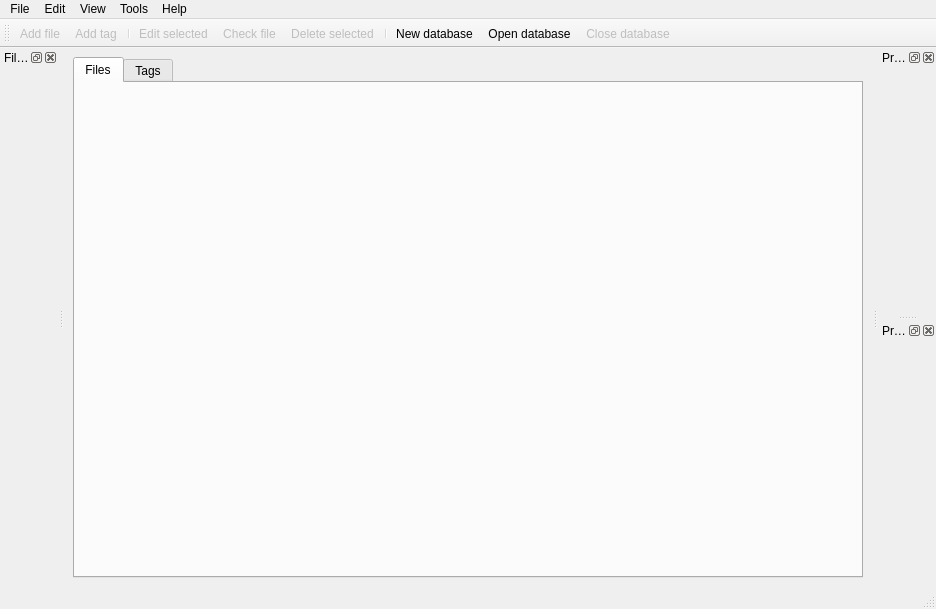
<?xml version="1.0" encoding="UTF-8"?>
<ui version="4.0">
 <class>MainWindow</class>
 <widget class="QMainWindow" name="MainWindow">
  <property name="geometry">
   <rect>
    <x>0</x>
    <y>0</y>
    <width>936</width>
    <height>609</height>
   </rect>
  </property>
  <property name="windowTitle">
   <string>qTaggle</string>
  </property>
  <widget class="QWidget" name="centralwidget">
   <layout class="QVBoxLayout" name="verticalLayout">
    <item>
     <widget class="QTabWidget" name="tabWidget">
      <property name="currentIndex">
       <number>0</number>
      </property>
      <widget class="FileList" name="fileList">
       <attribute name="title">
        <string>Files</string>
       </attribute>
      </widget>
      <widget class="TagList" name="tagList">
       <attribute name="title">
        <string>Tags</string>
       </attribute>
      </widget>
     </widget>
    </item>
   </layout>
  </widget>
  <widget class="QMenuBar" name="menubar">
   <property name="geometry">
    <rect>
     <x>0</x>
     <y>0</y>
     <width>936</width>
     <height>21</height>
    </rect>
   </property>
   <widget class="QMenu" name="menuFile">
    <property name="title">
     <string>File</string>
    </property>
    <widget class="QMenu" name="menuOpenRecent">
     <property name="title">
      <string>Open recent</string>
     </property>
    </widget>
    <addaction name="actionAddFile"/>
    <addaction name="actionCreateTag"/>
    <addaction name="separator"/>
    <addaction name="actionNewDatabase"/>
    <addaction name="actionOpenDatabase"/>
    <addaction name="menuOpenRecent"/>
    <addaction name="actionCloseDatabase"/>
    <addaction name="separator"/>
    <addaction name="actionExit"/>
   </widget>
   <widget class="QMenu" name="menuEdit">
    <property name="title">
     <string>Edit</string>
    </property>
    <addaction name="actionEditSelected"/>
    <addaction name="actionCheckSelected"/>
    <addaction name="actionDeleteSelected"/>
   </widget>
   <widget class="QMenu" name="menuView">
    <property name="title">
     <string>View</string>
    </property>
   </widget>
   <widget class="QMenu" name="menuTools">
    <property name="title">
     <string>Tools</string>
    </property>
    <addaction name="actionOptions"/>
   </widget>
   <widget class="QMenu" name="menuHelp">
    <property name="title">
     <string>Help</string>
    </property>
    <addaction name="actionAboutQt"/>
   </widget>
   <addaction name="menuFile"/>
   <addaction name="menuEdit"/>
   <addaction name="menuView"/>
   <addaction name="menuTools"/>
   <addaction name="menuHelp"/>
  </widget>
  <widget class="QStatusBar" name="statusbar"/>
  <widget class="QToolBar" name="toolBar">
   <property name="windowTitle">
    <string>toolBar</string>
   </property>
   <attribute name="toolBarArea">
    <enum>TopToolBarArea</enum>
   </attribute>
   <attribute name="toolBarBreak">
    <bool>false</bool>
   </attribute>
   <addaction name="actionAddFile"/>
   <addaction name="actionCreateTag"/>
   <addaction name="separator"/>
   <addaction name="actionEditSelected"/>
   <addaction name="actionCheckSelected"/>
   <addaction name="actionDeleteSelected"/>
   <addaction name="separator"/>
   <addaction name="actionNewDatabase"/>
   <addaction name="actionOpenDatabase"/>
   <addaction name="actionCloseDatabase"/>
  </widget>
  <widget class="QDockWidget" name="dockWidget">
   <property name="windowTitle">
    <string>Filters</string>
   </property>
   <attribute name="dockWidgetArea">
    <number>1</number>
   </attribute>
   <widget class="QWidget" name="dockWidgetContents"/>
  </widget>
  <widget class="QDockWidget" name="filePreviewDock">
   <property name="windowTitle">
    <string>Preview</string>
   </property>
   <attribute name="dockWidgetArea">
    <number>2</number>
   </attribute>
   <widget class="QWidget" name="dockWidgetContents_2"/>
  </widget>
  <widget class="QDockWidget" name="propertiesDock">
   <property name="windowTitle">
    <string>Properties</string>
   </property>
   <attribute name="dockWidgetArea">
    <number>2</number>
   </attribute>
   <widget class="QWidget" name="dockWidgetContents_1"/>
  </widget>
  <action name="actionAddFile">
   <property name="enabled">
    <bool>false</bool>
   </property>
   <property name="icon">
    <iconset theme="QIcon::ThemeIcon::DocumentOpen"/>
   </property>
   <property name="text">
    <string>Add file...</string>
   </property>
   <property name="toolTip">
    <string>Add file</string>
   </property>
  </action>
  <action name="actionCreateTag">
   <property name="enabled">
    <bool>false</bool>
   </property>
   <property name="icon">
    <iconset theme="QIcon::ThemeIcon::ListAdd"/>
   </property>
   <property name="text">
    <string>Add tag...</string>
   </property>
  </action>
  <action name="actionExit">
   <property name="icon">
    <iconset theme="QIcon::ThemeIcon::SystemShutdown"/>
   </property>
   <property name="text">
    <string>Exit</string>
   </property>
   <property name="toolTip">
    <string>Exit qTaggle</string>
   </property>
   <property name="menuRole">
    <enum>QAction::MenuRole::QuitRole</enum>
   </property>
  </action>
  <action name="actionEditSelected">
   <property name="enabled">
    <bool>false</bool>
   </property>
   <property name="icon">
    <iconset theme="QIcon::ThemeIcon::MailMessageNew"/>
   </property>
   <property name="text">
    <string>Edit selected...</string>
   </property>
  </action>
  <action name="actionNewDatabase">
   <property name="text">
    <string>New database...</string>
   </property>
  </action>
  <action name="actionOpenDatabase">
   <property name="text">
    <string>Open database...</string>
   </property>
  </action>
  <action name="actionCloseDatabase">
   <property name="enabled">
    <bool>false</bool>
   </property>
   <property name="text">
    <string>Close database</string>
   </property>
  </action>
  <action name="actionDeleteSelected">
   <property name="enabled">
    <bool>false</bool>
   </property>
   <property name="icon">
    <iconset theme="QIcon::ThemeIcon::EditDelete"/>
   </property>
   <property name="text">
    <string>Delete selected</string>
   </property>
   <property name="menuRole">
    <enum>QAction::MenuRole::NoRole</enum>
   </property>
  </action>
  <action name="actionAboutQt">
   <property name="text">
    <string>About Qt</string>
   </property>
   <property name="menuRole">
    <enum>QAction::MenuRole::AboutQtRole</enum>
   </property>
  </action>
  <action name="actionCheckSelected">
   <property name="enabled">
    <bool>false</bool>
   </property>
   <property name="icon">
    <iconset theme="view-refresh"/>
   </property>
   <property name="text">
    <string>Check file</string>
   </property>
   <property name="menuRole">
    <enum>QAction::MenuRole::NoRole</enum>
   </property>
  </action>
  <action name="actionOptions">
   <property name="icon">
    <iconset theme="QIcon::ThemeIcon::DocumentProperties"/>
   </property>
   <property name="text">
    <string>Options...</string>
   </property>
   <property name="menuRole">
    <enum>QAction::MenuRole::PreferencesRole</enum>
   </property>
  </action>
 </widget>
 <customwidgets>
  <customwidget>
   <class>TagList</class>
   <extends>QWidget</extends>
   <header>app/gui/taglist.h</header>
   <container>1</container>
  </customwidget>
  <customwidget>
   <class>FileList</class>
   <extends>QWidget</extends>
   <header>app/gui/filelist.h</header>
   <container>1</container>
  </customwidget>
 </customwidgets>
 <resources/>
 <connections/>
</ui>
